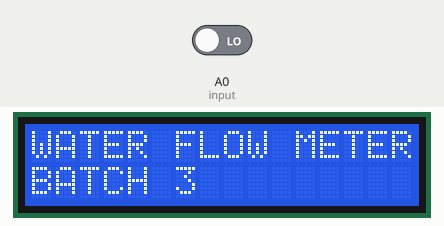
This sketch was run on a simulated Arduino Uno, built with avr-gcc and run on an emulated ATmega328P. Shown: 16×2 character LCD. Inputs (shaded band) come from the test bench; at power-on: A0 (input) LOW.

Above: at 0.1 s.
At 4.2 s:
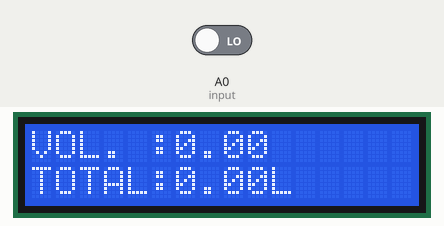

The sketch:

Code.ino
```cpp
#include <LiquidCrystal_I2C.h>
LiquidCrystal_I2C lcd(0X27,16,2);
int X;
int Y;
float TIME = 0;
float FREQUENCY = 0;
float WATER = 0;
float TOTAL = 0;
float LS = 0;
const int input = A0;
void setup()
{
Serial.begin(9600);
lcd.begin();
lcd.backlight();
lcd.setCursor(0,0);
lcd.print("WATER FLOW METER");
lcd.setCursor(0,1);
lcd.print("BATCH 3");
delay(2000);
pinMode(A0,INPUT);
}
void loop()
{
X = pulseIn(input, HIGH);
Y = pulseIn(input, LOW);
TIME = X + Y;
FREQUENCY = 1000000/TIME;
WATER = FREQUENCY/7.5;
LS = WATER/60;
if(FREQUENCY >= 0)
{
if(isinf(FREQUENCY))
{
lcd.clear();
lcd.setCursor(0,0);
lcd.print("VOL. :0.00");
lcd.setCursor(0,1);
lcd.print("TOTAL:");
lcd.print( TOTAL);
lcd.print("L");
}
else
{
TOTAL = TOTAL + LS;
Serial.println(FREQUENCY);
lcd.clear();
lcd.setCursor(0,0);
lcd.print("VOL.: ");
lcd.print(WATER);
lcd.print( "L/M");
lcd.setCursor(0,1);
lcd.print("TOTAL:");
lcd.print( TOTAL);
lcd.print("L");
}
}
delay(1000);
}
```
